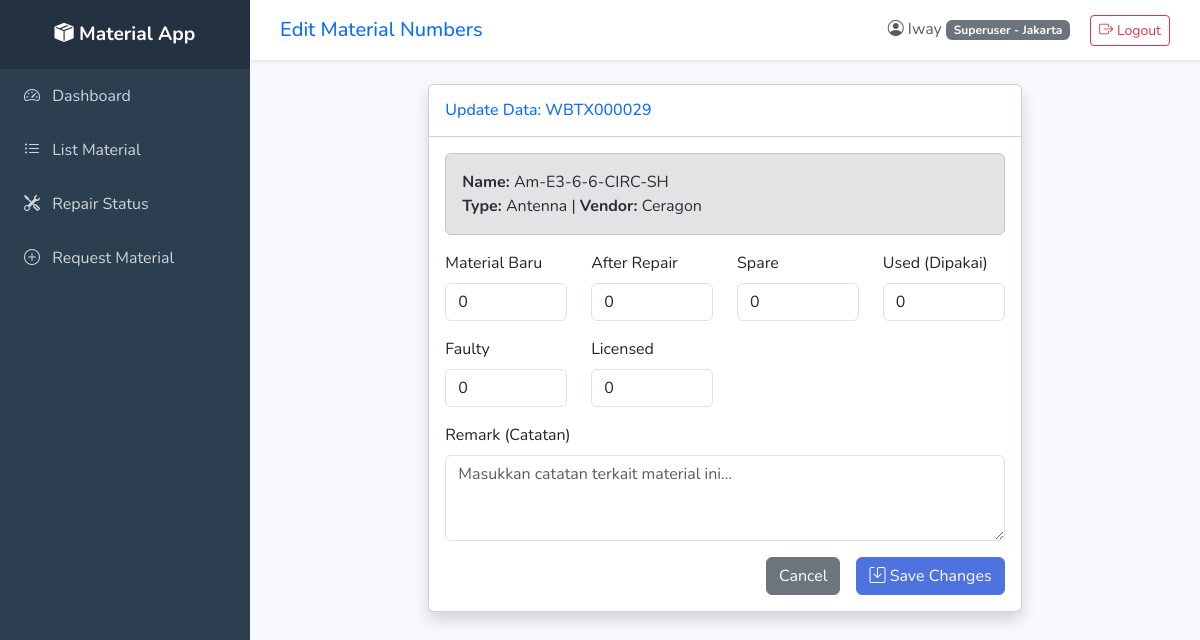
The page /edit_material/1 (signed in) on the database its author committed.
### tables this page shows
CREATE TABLE materials (
        id INTEGER PRIMARY KEY AUTOINCREMENT,
        code TEXT, name TEXT, type TEXT, vendor TEXT,
        spare INTEGER DEFAULT 0, used INTEGER DEFAULT 0,
        faulty INTEGER DEFAULT 0, licensed INTEGER DEFAULT 0
    , remark TEXT, material_baru INTEGER DEFAULT 0, after_repair INTEGER DEFAULT 0);

### backend/routes.py (the view, shortened to what this page needs)
@main_bp.route('/edit_material/<int:mat_id>', methods=['GET', 'POST'])
@admin_required
def edit_material(mat_id):
    db = get_db()
    mat = db.execute("SELECT * FROM materials WHERE id=?", (mat_id,)).fetchone()
    return render_template('edit_material.html', mat=mat)

### backend/database.py (called while the page is built)
def get_db():
    db = getattr(g, '_database', None)
    if db is None:
        db = g._database = sqlite3.connect(DATABASE)
        db.row_factory = sqlite3.Row
    return db

### backend/routes.py (called while the page is built)
def admin_required(f):
    @wraps(f)
    def decorated_function(*args, **kwargs):
        if 'user_id' not in session:
            return redirect(url_for('auth.login'))
        if session.get('role') not in ['Superuser', 'Jakarta']:
            flash("Akses ditolak. Hanya Jakarta/Superuser yang bisa mengakses halaman ini.", "error")
            return redirect(url_for('main.dashboard'))
        return f(*args, **kwargs)
    return decorated_function

### frontend/templates/edit_material.html (shortened to what this page needs)
{% extends 'base.html' %}
{% block page_title %}Edit Material Numbers{% endblock %}
{% block content %}
<div class="row justify-content-center">
    <div class="col-lg-8">
        <div class="card shadow mb-4">
            <div class="card-header bg-white py-3">
                <h6 class="m-0 font-weight-bold text-primary">Update Data: {{ mat.code }}</h6>
            </div>
            <div class="card-body">
                <div class="alert alert-secondary">
                    <strong>Name:</strong> {{ mat.name }}<br>
                    <strong>Type:</strong> {{ mat.type }} | <strong>Vendor:</strong> {{ mat.vendor }}
                </div>
                <form method="post">
                    <div class="row">
                        <div class="col-md-3 mb-3">
                            <label class="form-label">Material Baru</label>
                            <input type="number" name="material_baru" value="{{ mat.material_baru }}" class="form-control" required>
                        </div>
                        <div class="col-md-3 mb-3">
                            <label class="form-label">After Repair</label>
                            <input type="number" name="after_repair" value="{{ mat.after_repair }}" class="form-control" required>
                        </div>
                        <div class="col-md-3 mb-3">
                            <label class="form-label">Spare</label>
                            <input type="number" name="spare" value="{{ mat.spare }}" class="form-control" required>
                        </div>
                        <div class="col-md-3 mb-3">
                            <label class="form-label">Used (Dipakai)</label>
                            <input type="number" name="used" value="{{ mat.used }}" class="form-control" required>
                        </div>
                        <div class="col-md-3 mb-3">
                            <label class="form-label">Faulty</label>
                            <input type="number" name="faulty" value="{{ mat.faulty }}" class="form-control" required>
                        </div>
                        <div class="col-md-3 mb-3">
                            <label class="form-label">Licensed</label>
                            <input type="number" name="licensed" value="{{ mat.licensed }}" class="form-control" required>
                        </div>
                    </div>
                    <div class="mb-3">
                        <label class="form-label">Remark (Catatan)</label>
                        <textarea name="remark" class="form-control" rows="3" placeholder="Masukkan catatan terkait material ini...">{{ mat.remark if mat.remark else '' }}</textarea>
                    </div>
                    <div class="d-grid gap-2 d-md-flex justify-content-md-end">
                        <a href="{{ url_for('main.materials') }}" class="btn btn-secondary me-md-2">Cancel</a>
                        <button type="submit" class="btn btn-primary"><i class="bi bi-save"></i> Save Changes</button>
                    </div>
                </form>
            </div>
        </div>
    </div>
</div>
{% endblock %}

### frontend/static/style.css (style rules this page uses)
:root { --primary-color: #4e73df; --sidebar-bg: #2c3e50; --sidebar-hover: #34495e; --content-bg: #f8f9fc; }
body { font-family: 'Nunito', 'Segoe UI', Tahoma, Geneva, Verdana, sans-serif; background-color: var(--content-bg); }
.btn-primary { background-color: var(--primary-color); border-color: var(--primary-color); }

### rows shown on the page
materials: code "WBTX000029", name "Am-E3-6-6-CIRC-SH", type "Antenna", vendor "Ceragon", material_baru "0", after_repair "0", spare "0", used "0", faulty "0", licensed "0"

### other values the page prints
{{ session.get('username') }} "Iway"
{{ session.get('role') }} "Superuser"
{{ session.get('region') }} "Jakarta"
